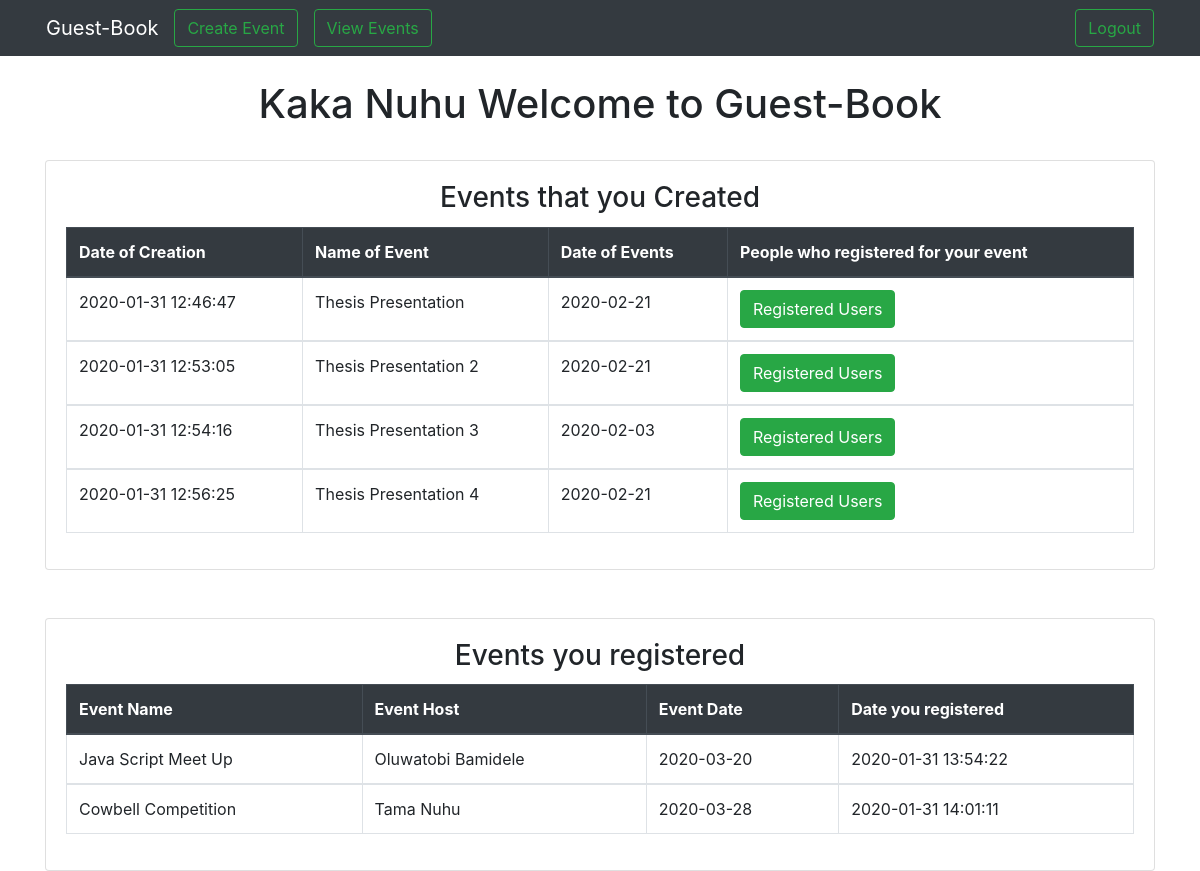
/guest.php (signed in), run on the app's committed database.
### tables this page shows
CREATE TABLE `user_information` (
  `id` int(11) NOT NULL,
  `fname` varchar(50) NOT NULL,
  `lname` varchar(50) NOT NULL,
  `oname` varchar(50) NOT NULL,
  `gender` varchar(20) NOT NULL,
  `state` varchar(20) NOT NULL,
  `email` varchar(50) NOT NULL,
  `username` varchar(50) NOT NULL,
  `password` varchar(50) NOT NULL
);

CREATE TABLE `events` (
  `id` int(11) NOT NULL,
  `user_id` int(11) NOT NULL,
  `event_name` varchar(50) NOT NULL,
  `date_of_event` varchar(50) NOT NULL,
  `date_of_event_creation` datetime NOT NULL DEFAULT CURRENT_TIMESTAMP
);

CREATE TABLE `event_register_one` (
  `id` int(11) NOT NULL,
  `event_id` int(11) NOT NULL,
  `user_id` int(11) NOT NULL,
  `date_of_register` datetime NOT NULL DEFAULT CURRENT_TIMESTAMP
);

### logics/guest_function.php (called while the page is built, shortened)
<?php
	include 'core/init.php';
	$s_id = $_SESSION['id'];
	$select2 = $db->query("SELECT * FROM `user_information` WHERE `id` = '$s_id'");
	if(mysqli_num_rows($select2) > 0){
		while($rows2 = mysqli_fetch_array($select2)){
			$fname = $rows2['fname'];
			$lname = $rows2['lname'];
		}
	}
	$select3 = $db->query("SELECT * FROM `events` WHERE `user_id` = '$s_id'");
	$select6 = $db->query("SELECT * FROM `event_register_one` WHERE `user_id` = '$s_id' AND `event_id` != 0");
?>

### guest.php (the view, shortened to what this page needs)
<?php
	include 'logics/guest_function.php';
?>
<!DOCTYPE html>
<html>
<head>
	<link rel="stylesheet" type="text/css" href="css/bootstrap.min.css">
</head>
<body>
	<div class="bg-dark">
			<nav class="container">
				<div class="row">
					<div class="col navbar navbar-expand-lg navbar-dark">
						<a class="navbar-brand" href="index.html">Guest-Book</a>
	   					<div id="navbarContent" class="collapse navbar-collapse">
							<div class="navbar-nav ">
							 <form class="form-inline" method="post">
	   							  <button class="btn btn-outline-success my-2 my-sm-0 mr-sm-3" type="submit" name="create_event">Create Event</button>
	   							 <button class="btn btn-outline-success my-2 my-sm-0 mr-sm-2" type="submit" name="register_event">View Events</button>
	  						</form>
	   					</div>
						</div>
						<div id="navbarContent" class="collapse navbar-collapse justify-content-end">
							<div class="navbar-nav ">
							 <form class="form-inline" method="post">
	   							  <button class="btn btn-outline-success my-2 my-sm-0" type="submit" name="logout">Logout</button>
	  						</form>
	   					</div>
						</div>
					</div>
				</div>
			</nav>
	</div>
	<div class="container">
		<div class="row">
			<div class="col my-lg-4 text-center">
				<?php echo "<h1>".$fname." ".$lname." Welcome to Guest-Book</h1>";?>
			</div>
		</div>
	</div>
	<div class="container">
		<div class="row">
			<div class="col">
				<div class="card mb-lg-5">
					<div class="card-body">
						<h3 style="text-align: center;" class="card-title">Events that you Created</h3>
						<div class="card-text">
							<table class="table table-bordered">
								<thead class="thead-dark">
									<th>Date of Creation</th>
									<th>Name of Event</th>
									<th>Date of Events</th>
									<th>People who registered for your event</th>
								</thead>
								<?php while($rows2 = mysqli_fetch_assoc($select3)):
									$date_of_event_creation = $rows2['date_of_event_creation'];
									$event_name = $rows2['event_name'];
									$date_of_event = $rows2['date_of_event'];
									$event_id_5 = $rows2['id'];
								?>
									<tbody>
										<td><?php echo $date_of_event_creation;?></td>
										<td><?php echo $event_name;?></td>
										<td><?php echo $date_of_event;?></td>
										<td><a href="registered_users.php?event_id=<?=$event_id_5;?>"><button type="submit" class="btn btn-success">Registered Users</button></a></td>
									</tbody>
								<?php endwhile;?>
							</table>
						</div>
					</div>
				</div>
			</div>
		</div>
	</div>
	<div class="container">
		<div class="row">
			<div class="col">
				<div class="card">
					<div class="card-body">
						<h3 style="text-align: center;" class="card-title">Events you registered</h3>
						<div class="card-text">
							<form method="post">
								<table class="table table-bordered">
									<thead class="thead-dark">
										<th scope="col">Event Name</th>
										<th scope="col">Event Host</th>
										<th scope="col">Event Date</th>
										<th scope="col">Date you registered</th>
									</thead>
									<?php while($rows6 = mysqli_fetch_array($select6)):
											$event_id3 = $rows6['event_id'];
											$date_of_register = $rows6['date_of_register'];
											$select7 = $db->query("SELECT * FROM `events` WHERE `id` = '$event_id3'");
											while($rows7 = mysqli_fetch_array($select7)){
												$event_host_id = $rows7['user_id'];
												$event_name7 = $rows7['event_name'];
												$event_date7 = $rows7['date_of_event'];
												$select8 = $db->query("SELECT * FROM `user_information` WHERE `id` = '$event_host_id'");
												while($rows8 = mysqli_fetch_array($select8)){
													$event_host_fname = $rows8['fname'];
													$event_host_lname = $rows8['lname'];
												}
											}
										?>
										<tbody>
											<td><?php echo $event_name7;?></td>
											<td><?php echo $event_host_fname." ".$event_host_lname;?></td>
											<td><?php echo $event_date7;?></td>
											<td><?php echo $date_of_register;?></td>
										</tbody>
									<?php endwhile;?>
								</table>
							</form>
						</div>
					</div>
				</div>
			</div>
		</div>
	</div>
</body>
</html>

### data on the page
user_information: fname "Kaka", lname "Nuhu"
events: date_of_event_creation "2020-01-31 12:46:47", event_name "Thesis Presentation", date_of_event "2020-02-21"
events: date_of_event_creation "2020-01-31 12:53:05", event_name "Thesis Presentation 2", date_of_event "2020-02-21"
events: date_of_event_creation "2020-01-31 12:54:16", event_name "Thesis Presentation 3", date_of_event "2020-02-03"
events: date_of_event_creation "2020-01-31 12:56:25", event_name "Thesis Presentation 4", date_of_event "2020-02-21"
event_register_one: event.event_name "Java Script Meet Up", user_information.fname "Oluwatobi", user_information.lname "Bamidele", event.date_of_event "2020-03-20", date_of_register "2020-01-31 13:54:22"
event_register_one: event.event_name "Cowbell Competition", user_information.fname "Tama", user_information.lname "Nuhu", event.date_of_event "2020-03-28", date_of_register "2020-01-31 14:01:11"
